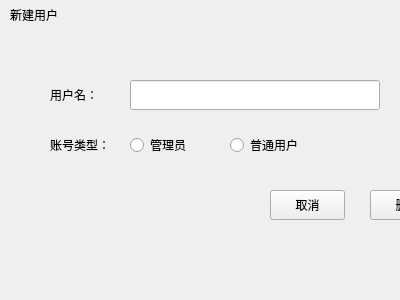
<?xml version="1.0" encoding="UTF-8"?>
<ui version="4.0">
 <class>UserDele</class>
 <widget class="QWidget" name="UserDele">
  <property name="geometry">
   <rect>
    <x>0</x>
    <y>0</y>
    <width>400</width>
    <height>300</height>
   </rect>
  </property>
  <property name="windowTitle">
   <string>Form</string>
  </property>
  <widget class="QLabel" name="InerLab">
   <property name="geometry">
    <rect>
     <x>50</x>
     <y>60</y>
     <width>401</width>
     <height>231</height>
    </rect>
   </property>
   <property name="styleSheet">
    <string notr="true"/>
   </property>
   <property name="text">
    <string/>
   </property>
  </widget>
  <widget class="QPushButton" name="CancleBtn">
   <property name="geometry">
    <rect>
     <x>270</x>
     <y>190</y>
     <width>75</width>
     <height>30</height>
    </rect>
   </property>
   <property name="text">
    <string>取消</string>
   </property>
  </widget>
  <widget class="QPushButton" name="DeleBtn">
   <property name="geometry">
    <rect>
     <x>370</x>
     <y>190</y>
     <width>75</width>
     <height>30</height>
    </rect>
   </property>
   <property name="text">
    <string>删除</string>
   </property>
  </widget>
  <widget class="QPushButton" name="CloseBtn">
   <property name="geometry">
    <rect>
     <x>420</x>
     <y>0</y>
     <width>30</width>
     <height>30</height>
    </rect>
   </property>
   <property name="text">
    <string/>
   </property>
  </widget>
  <widget class="QLabel" name="TitleLab">
   <property name="geometry">
    <rect>
     <x>0</x>
     <y>10</y>
     <width>461</width>
     <height>31</height>
    </rect>
   </property>
   <property name="text">
    <string/>
   </property>
  </widget>
  <widget class="QRadioButton" name="ManRBtn">
   <property name="geometry">
    <rect>
     <x>130</x>
     <y>130</y>
     <width>90</width>
     <height>30</height>
    </rect>
   </property>
   <property name="text">
    <string>管理员</string>
   </property>
  </widget>
  <widget class="QLabel" name="AccountLab">
   <property name="geometry">
    <rect>
     <x>50</x>
     <y>130</y>
     <width>80</width>
     <height>30</height>
    </rect>
   </property>
   <property name="text">
    <string>账号类型：</string>
   </property>
  </widget>
  <widget class="QLineEdit" name="UserEdit">
   <property name="geometry">
    <rect>
     <x>130</x>
     <y>80</y>
     <width>250</width>
     <height>30</height>
    </rect>
   </property>
  </widget>
  <widget class="QLabel" name="UserLab">
   <property name="geometry">
    <rect>
     <x>50</x>
     <y>80</y>
     <width>80</width>
     <height>30</height>
    </rect>
   </property>
   <property name="text">
    <string>用户名：</string>
   </property>
  </widget>
  <widget class="QRadioButton" name="NorRBtn">
   <property name="geometry">
    <rect>
     <x>230</x>
     <y>130</y>
     <width>90</width>
     <height>30</height>
    </rect>
   </property>
   <property name="text">
    <string>普通用户</string>
   </property>
  </widget>
  <widget class="QLabel" name="label">
   <property name="geometry">
    <rect>
     <x>10</x>
     <y>0</y>
     <width>80</width>
     <height>30</height>
    </rect>
   </property>
   <property name="text">
    <string>新建用户</string>
   </property>
  </widget>
  <zorder>InerLab</zorder>
  <zorder>TitleLab</zorder>
  <zorder>CancleBtn</zorder>
  <zorder>DeleBtn</zorder>
  <zorder>CloseBtn</zorder>
  <zorder>ManRBtn</zorder>
  <zorder>AccountLab</zorder>
  <zorder>UserEdit</zorder>
  <zorder>UserLab</zorder>
  <zorder>NorRBtn</zorder>
  <zorder>label</zorder>
 </widget>
 <resources/>
 <connections/>
</ui>
